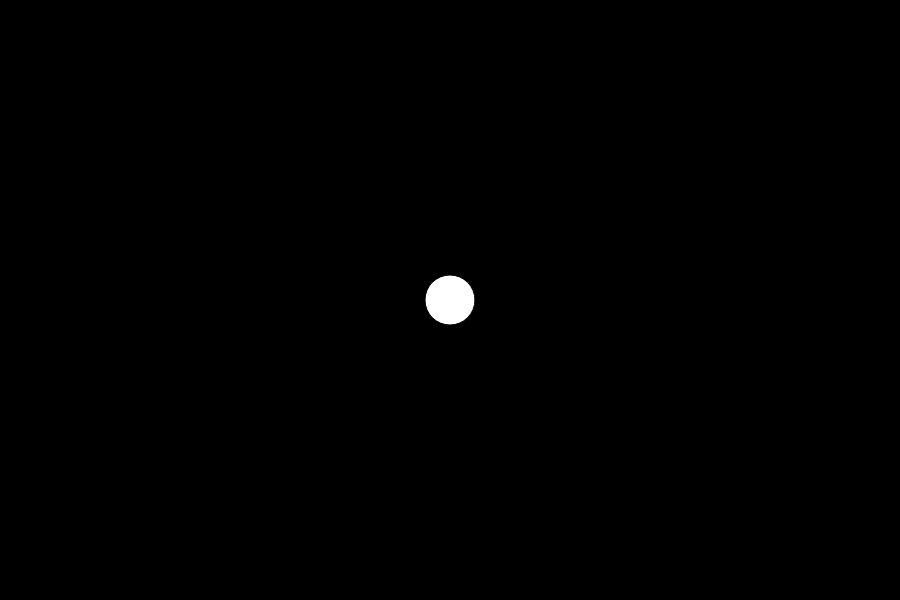
Frame 1 (no input)
Frame 60 (no input): identical to frame 1, image omitted
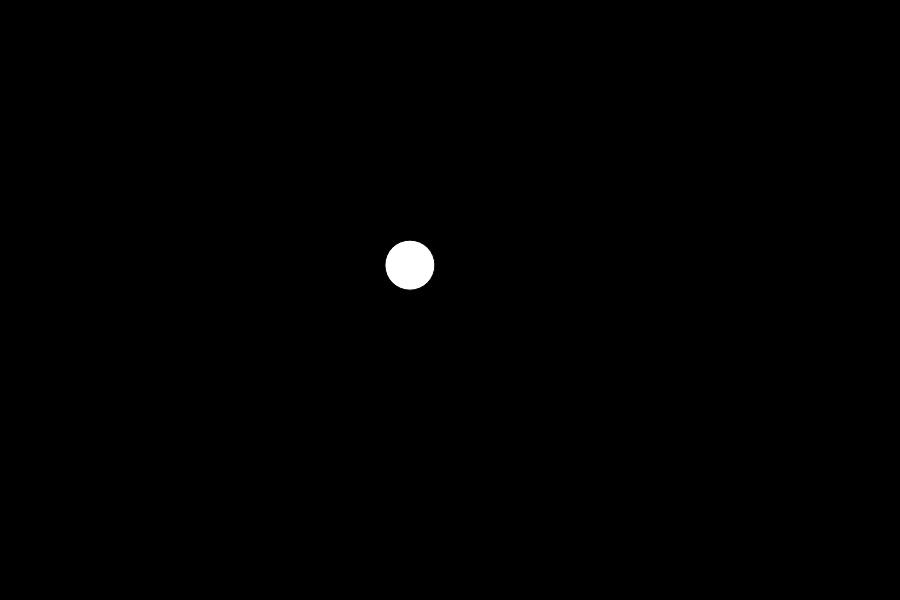
Frame 120 (the mouse pressed at the canvas centre since frame 60)

The p5.js sketch that drew these frames (run headless with seeded random() and noise() and a simulated clock; from frame 60 on, the mouse is pressed at the canvas centre):

// p5.js sketch
// ── sketch.js
var circle;
var mouse;
var walker1;

function setup() {
    createCanvas(900, 600);
    background(0);
    randomSeed(100);
    walker1 = new Walker();
    
}

function draw() {
    background(0); // clear the screen at each loop
    walker1.draw();
}

class Walker {
    constructor() {
        this.x = width/2;
        this.y = height/2;
        this.radius = 50;
    }

    draw() {
        mouse = createVector(mouseX, mouseY);
        if(dist(mouse.x, mouse.y, this.x, this.y) < this.radius) {
            this.x += random(-10, 10);
            this.y += random(-10, 10);    
    }   
        ellipse(this.x, 
                this.y, 
                this.radius,
                this.radius);
    }
}
